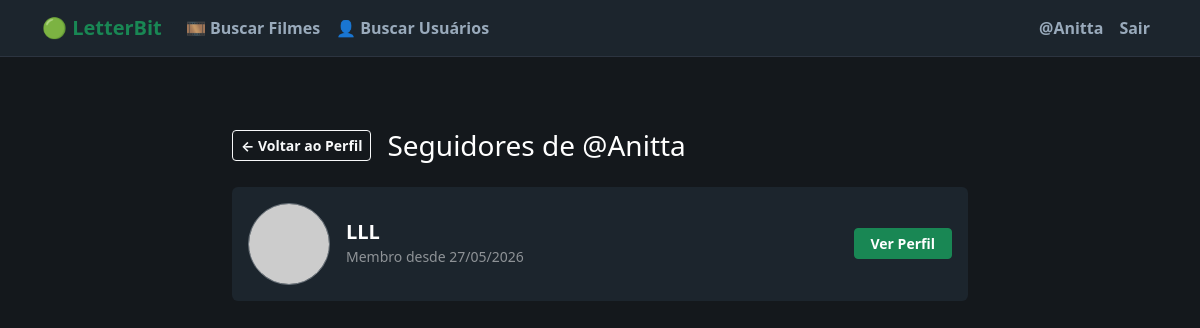
Before: /profile/Anitta/followers/ (signed in) with the older database file.
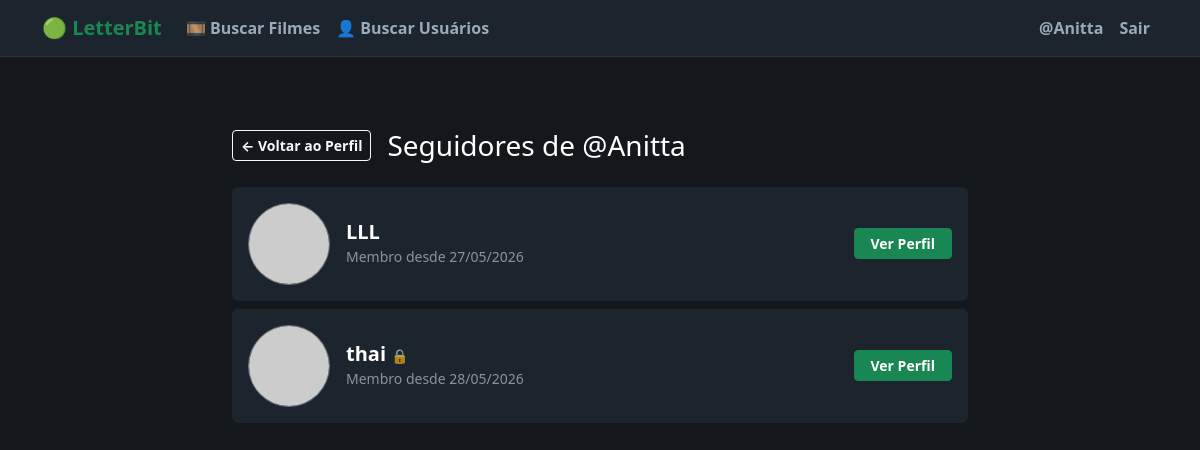
After: the same page with the newer database file.
### users/models.py (models this page shows, shortened)
class Profile(models.Model):
    user = models.OneToOneField(User, on_delete=models.CASCADE, related_name='profile')
    bio = models.TextField(max_length=500, blank=True)
    location = models.CharField(max_length=100, blank=True)
    is_private = models.BooleanField(default=False)
    following = models.ManyToManyField(
        'self',
        symmetrical=False,
        related_name='followers',
        blank=True
    )

### users/views.py (the view)
# urls.py: path('profile/<str:username>/followers/', views.user_connections_view, {'list_type': 'followers'}, name='user_followers'),
@login_required
def user_connections_view(request, username, list_type):
    target_user = get_object_or_404(User, username=username)
    profile, _ = Profile.objects.get_or_create(user=target_user)
    my_profile, _ = Profile.objects.get_or_create(user=request.user)
    is_own_profile = (target_user == request.user)
    is_following = my_profile.following.filter(pk=profile.pk).exists()
    is_locked = (not is_own_profile) and profile.is_private and (not is_following)
    if is_locked:
        messages.error(request, "Esta conta é privada. Siga o usuário para ver as conexões.")
        return redirect('user_profile', username=username)
    connections = []
    title = ""
    if list_type == 'followers':
        connections = Profile.objects.filter(following=profile).select_related('user')
        title = f"Seguidores de @{username}"
    elif list_type == 'following':
        connections = profile.following.all().select_related('user')
        title = f"Pessoas que @{username} segue"
    context = {
        'target_user': target_user,
        'connections': connections,
        'title': title,
    }
    return render(request, 'users/user_connections.html', context)

### users/templates/users/user_connections.html
{% extends 'base.html' %}
{% block content %}
<div class="container mt-5">
    <div class="row justify-content-center">
        <div class="col-md-8">
            <div class="d-flex align-items-center gap-3 mb-4">
                <a href="{% url 'user_profile' target_user.username %}" class="btn btn-outline-light btn-sm fw-bold">← Voltar ao Perfil</a>
                <h3 class="text-white mb-0">{{ title }}</h3>
            </div>
            <div class="list-group">
                {% for profile in connections %}
                    <div class="list-group-item border-0 mb-2 p-3 rounded d-flex justify-content-between align-items-center text-white" style="background-color: #1c252d;">
                        <div class="d-flex align-items-center gap-3">
                            <img
                                src="https://ui-avatars.com/api/?name={{ profile.user.username }}&background=212529&color=fff&size=48"
                                class="rounded-circle border border-secondary"
                                alt="Avatar"
                            >
                            <div>
                                <h5 class="mb-0 fw-bold">
                                    {{ profile.user.username }}
                                    {% if profile.is_private %}
                                        <small class="text-muted" style="font-size: 14px;">🔒</small>
                                    {% endif %}
                                </h5>
                                <small class="text-white-50">Membro desde {{ profile.user.date_joined|date:"d/m/Y" }}</small>
                            </div>
                        </div>
                        <div>
                            <a href="{% url 'user_profile' profile.user.username %}" class="btn btn-sm btn-success fw-bold text-white px-3">
                                Ver Perfil
                            </a>
                        </div>
                    </div>
                {% empty %}
                    <div class="text-center p-5 rounded" style="background-color: #1c252d;">
                        <span class="fs-2">👥</span>
                        <h5 class="text-white mt-2">Ninguém por aqui ainda.</h5>
                    </div>
                {% endfor %}
            </div>
        </div>
    </div>
</div>
{% endblock %}

### templates/base.html (shortened to what this page needs)
<!DOCTYPE html>
<html lang="pt-br">
<head>
    <link href="https://cdn.jsdelivr.net/npm/bootstrap@5.3.0/dist/css/bootstrap.min.css" rel="stylesheet">
</head>
<body>
    <nav class="navbar navbar-expand-lg navbar-dark mb-4">
        <div class="container">
            <a class="navbar-brand fw-bold text-success" href="/movies/">🟢 LetterBit</a>
            <div class="collapse navbar-collapse" id="navbarNav">
                <ul class="navbar-nav me-auto">
                    <li class="nav-item">
                        <a class="nav-link" href="/movies/">🎞️ Buscar Filmes</a>
                    </li>
                    <li class="nav-item">
                        <a class="nav-link" href="{% url 'user_search' %}">👤 Buscar Usuários</a>
                    </li>
                </ul>
                <ul class="navbar-nav ms-auto">
                    {% if user.is_authenticated %}
                        <li class="nav-item">
                            <a class="nav-link fw-bold text-white" href="/profile/"> @{{ user.username }}</a>
                        </li>
                        <li class="nav-item">
                            <form action="{% url 'logout' %}" method="POST" class="d-inline">
                                <button type="submit" class="nav-link btn btn-link text-decoration-none" style="border: none;">Sair</button>
                            </form>
                        </li>
                    {% endif %}
                </ul>
            </div>
        </div>
    </nav>
    <main class="main-content">
        {% block content %}
        {% endblock %}
    </main>
</body>
</html>

### templates/base.html (style rules this page uses)
body { background-color: #14181c; color: #9ab; min-height: 100vh; display: flex; flex-direction: column; }
.navbar { background-color: #1c252d !important; border-bottom: 1px solid #2c3440; }
.nav-link { color: #9ab !important; font-weight: 600; }
.main-content { flex: 1; }

Changed rows visible on the page:
added Profile: user.username "thai", user.date_joined "28/05/2026"
